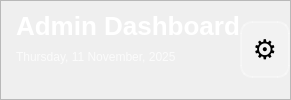
           <widget class="QFrame" name="header">
            <property name="sizePolicy">
             <sizepolicy hsizetype="Preferred" vsizetype="Expanding">
              <horstretch>0</horstretch>
              <verstretch>0</verstretch>
             </sizepolicy>
            </property>
            <property name="minimumSize">
             <size>
              <width>0</width>
              <height>100</height>
             </size>
            </property>
            <property name="maximumSize">
             <size>
              <width>16777215</width>
              <height>156</height>
             </size>
            </property>
            <property name="styleSheet">
             <string notr="true">#header {
    background: qlineargradient(
        x1:0, y1:0, x2:1, y2:0,
        stop:0 #1A73E8,
        stop:1 #0F52BA
    );
    padding: 12px;
    border: none;
}
#HeaderLabel {
    color: white;
    font-size: 22px;
    font-weight: bold;
}
#HeaderSubLabel {
    color: rgba(255,255,255,0.75);
    font-size: 13px;
}
</string>
            </property>
            <property name="frameShape">
             <enum>QFrame::Shape::StyledPanel</enum>
            </property>
            <property name="frameShadow">
             <enum>QFrame::Shadow::Raised</enum>
            </property>
            <layout class="QGridLayout" name="gridLayout_3">
             <property name="sizeConstraint">
              <enum>QLayout::SizeConstraint::SetDefaultConstraint</enum>
             </property>
             <property name="leftMargin">
              <number>15</number>
             </property>
             <property name="topMargin">
              <number>0</number>
             </property>
             <property name="rightMargin">
              <number>0</number>
             </property>
             <property name="bottomMargin">
              <number>0</number>
             </property>
             <property name="spacing">
              <number>0</number>
             </property>
             <item row="0" column="1" rowspan="2" alignment="Qt::AlignmentFlag::AlignRight|Qt::AlignmentFlag::AlignVCenter">
              <widget class="QPushButton" name="btnSettings">
               <property name="sizePolicy">
                <sizepolicy hsizetype="Minimum" vsizetype="Minimum">
                 <horstretch>0</horstretch>
                 <verstretch>0</verstretch>
                </sizepolicy>
               </property>
               <property name="minimumSize">
                <size>
                 <width>50</width>
                 <height>50</height>
                </size>
               </property>
               <property name="font">
                <font>
                 <family>Segoe UI</family>
                 <pointsize>20</pointsize>
                </font>
               </property>
               <property name="layoutDirection">
                <enum>Qt::LayoutDirection::LeftToRight</enum>
               </property>
               <property name="styleSheet">
                <string notr="true">QPushButton#btnSettings {
    background: rgba(255,255,255,0.2);
    border-radius: 12px;
    border: 2px solid rgba(255,255,255,0.3);
    padding: 10px;
}

QPushButton#btnSettings:hover {
    background: rgba(255,255,255,0.35);
}
</string>
               </property>
               <property name="text">
                <string>⚙️</string>
               </property>
               <property name="iconSize">
                <size>
                 <width>31</width>
                 <height>31</height>
                </size>
               </property>
              </widget>
             </item>
             <item row="0" column="0" alignment="Qt::AlignmentFlag::AlignLeft">
              <widget class="QLabel" name="label">
               <property name="styleSheet">
                <string notr="true">#label {
    color: white;
    font-size: 26px;
    font-weight: bold;
	background: transparent;
}

</string>
               </property>
               <property name="text">
                <string>Admin Dashboard</string>
               </property>
               <property name="alignment">
                <set>Qt::AlignmentFlag::AlignCenter</set>
               </property>
              </widget>
             </item>
             <item row="1" column="0">
              <widget class="QLabel" name="date">
               <property name="styleSheet">
                <string notr="true">#date {
    color: rgba(255,255,255,0.75);
background: transparent;
	font: 700 9pt &quot;Segoe UI&quot;;
}</string>
               </property>
               <property name="text">
                <string>Thursday, 11 November, 2025</string>
               </property>
               <property name="alignment">
                <set>Qt::AlignmentFlag::AlignLeading|Qt::AlignmentFlag::AlignLeft|Qt::AlignmentFlag::AlignTop</set>
               </property>
               <property name="margin">
                <number>0</number>
               </property>
               <property name="indent">
                <number>-1</number>
               </property>
              </widget>
             </item>
            </layout>
           </widget>
